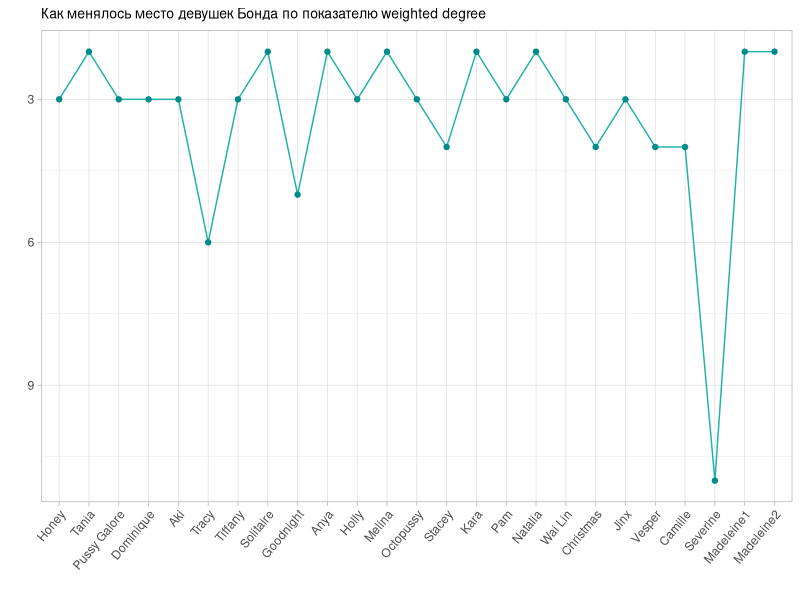
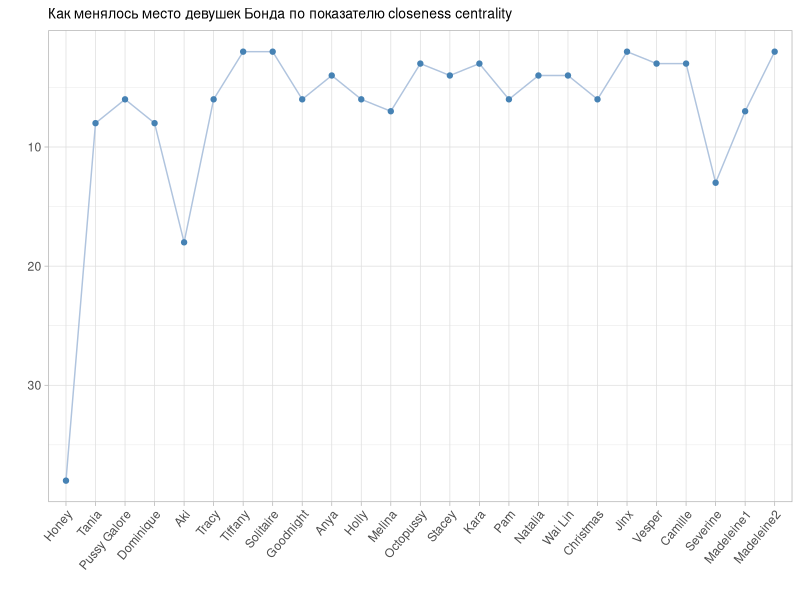
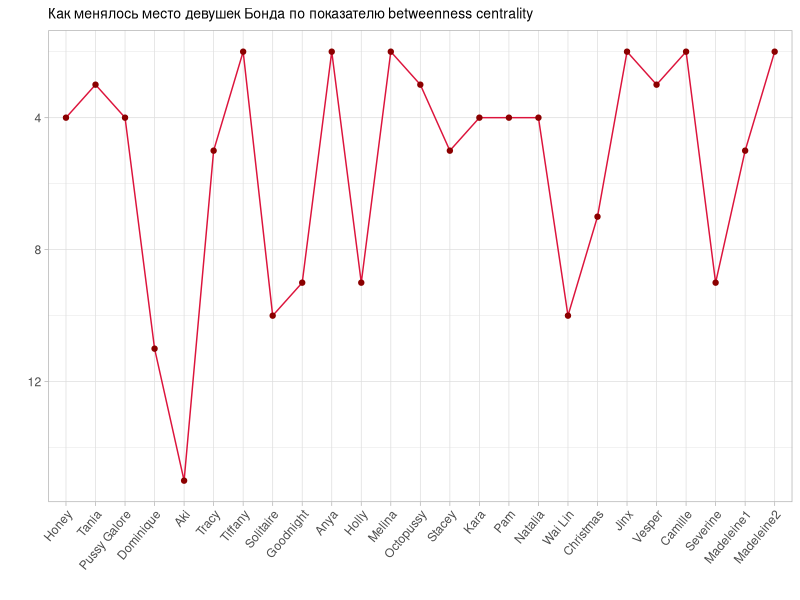
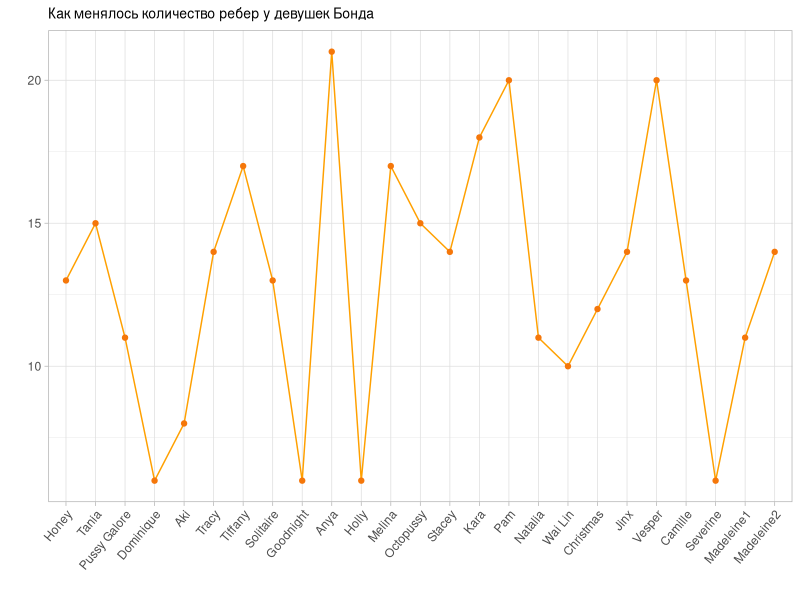
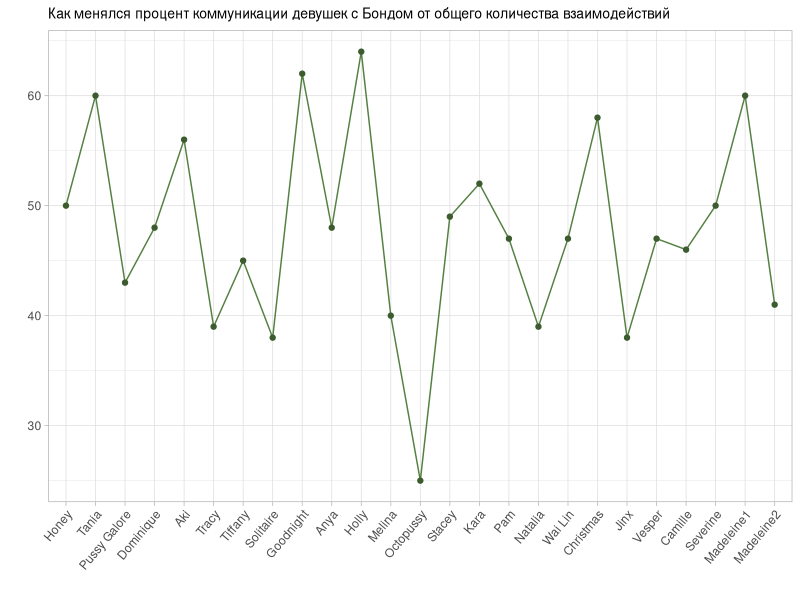
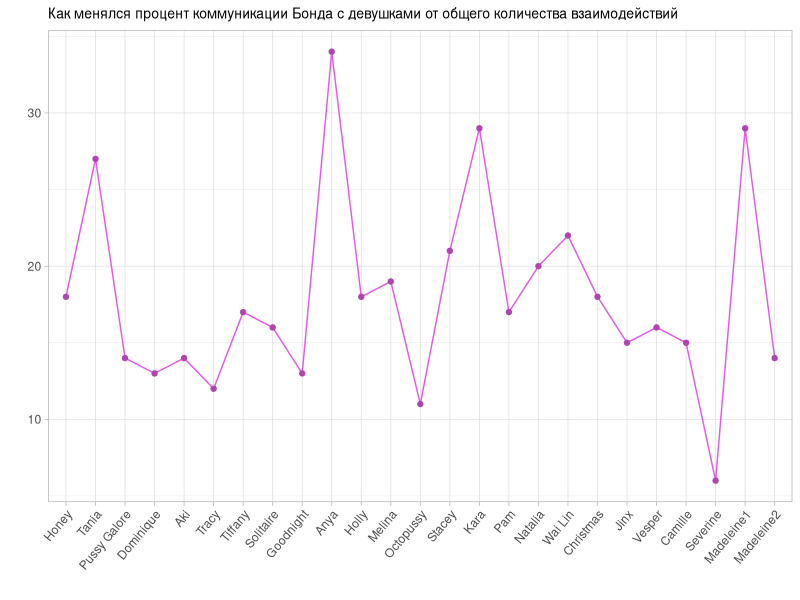

R code for these plots, in order:
library (tidyverse)


bond_girls <- read.csv('Bond_girl.csv')

bond_girls %>% 
  ggplot(aes(fct_reorder(name, n), `weighted.degree.position`, group = 1,
             label = `weighted.degree.position`)) +
  geom_line(color = '#20B2AA') +
  geom_point(color = '#008B8B')+
  scale_y_reverse()+
  labs(x = '',
       y = '',
       title = 'Как менялось место девушек Бонда по показателю weighted degree')+
  theme_light() +
  theme(plot.title = element_text(size = 10), 
        axis.text.x = element_text(angle = 50, vjust = 1, hjust = 1))

bond_girls %>% 
  ggplot(aes(fct_reorder(name, n), `closeness.centrality.position`, group = 1,
             label = `closeness.centrality.position`)) +
  geom_line(color = '#B0C4DE') +
  geom_point(color = '#4682B4')+
  scale_y_reverse()+
  labs(x = '',
       y = '',
       title = 'Как менялось место девушек Бонда по показателю closeness centrality')+
  theme_light() +
  theme(plot.title = element_text(size = 10), 
        axis.text.x = element_text(angle = 50, vjust = 1, hjust = 1))

bond_girls %>% 
  ggplot(aes(fct_reorder(name, n), `betweenness.centrality.position`, group = 1,
             label = `betweenness.centrality.position`)) +
  geom_line(color = '#DC143C') +
  geom_point(color = '#8B0000')+
  scale_y_reverse()+
  labs(x = '',
       y = '',
       title = 'Как менялось место девушек Бонда по показателю betweenness centrality')+
  theme_light() +
  theme(plot.title = element_text(size = 10), 
        axis.text.x = element_text(angle = 50, vjust = 1, hjust = 1))

bond_girls %>% 
  ggplot(aes(fct_reorder(name, n), `degree`, group = 1,
             label = `degree`)) +
  geom_line(color = '#ffa000') +
  geom_point(color = '#f5770a')+
  labs(x = '',
       y = '',
       title = 'Как менялось количество ребер у девушек Бонда')+
  theme_light() +
  theme(plot.title = element_text(size = 10), 
        axis.text.x = element_text(angle = 50, vjust = 1, hjust = 1))

bond_girls %>% 
  ggplot(aes(fct_reorder(name, n), `communication.with.bond.percent`, group = 1,
             label = `communication.with.bond.percent`)) +
  geom_line(color = '#548042') +
  geom_point(color = '#3C5C30')+
  labs(x = '',
       y = '',
       title = 'Как менялся процент коммуникации девушек с Бондом от общего количества взаимодействий')+
  theme_light() +
  theme(plot.title = element_text(size = 10), 
        axis.text.x = element_text(angle = 50, vjust = 1, hjust = 1))

bond_girls %>% 
  ggplot(aes(fct_reorder(name, n), `bond.communication.percent`, group = 1,
             label = `bond.communication.percent`)) +
  geom_line(color = '#E35AE6') +
  geom_point(color = '#AE45B0')+
  labs(x = '',
       y = '',
       title = 'Как менялся процент коммуникации Бонда с девушками от общего количества взаимодействий')+
  theme_light() +
  theme(plot.title = element_text(size = 10), 
        axis.text.x = element_text(angle = 50, vjust = 1, hjust = 1))

